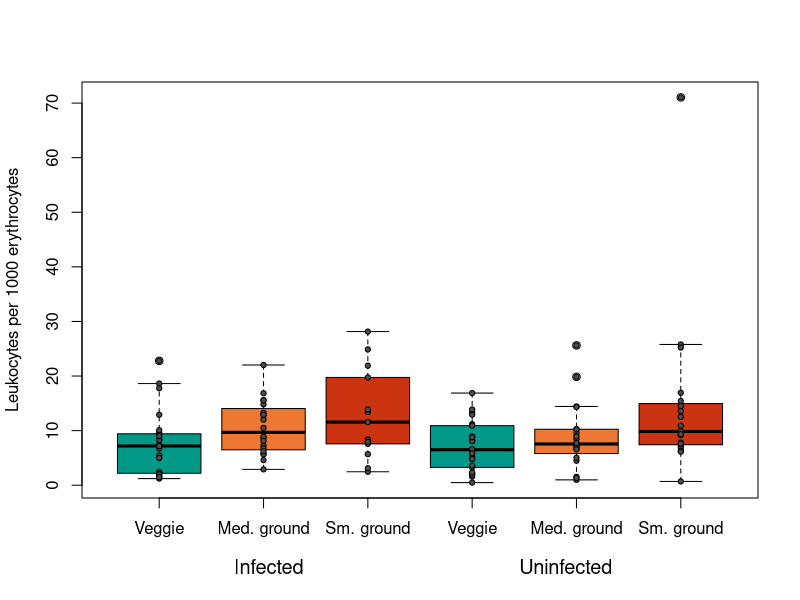
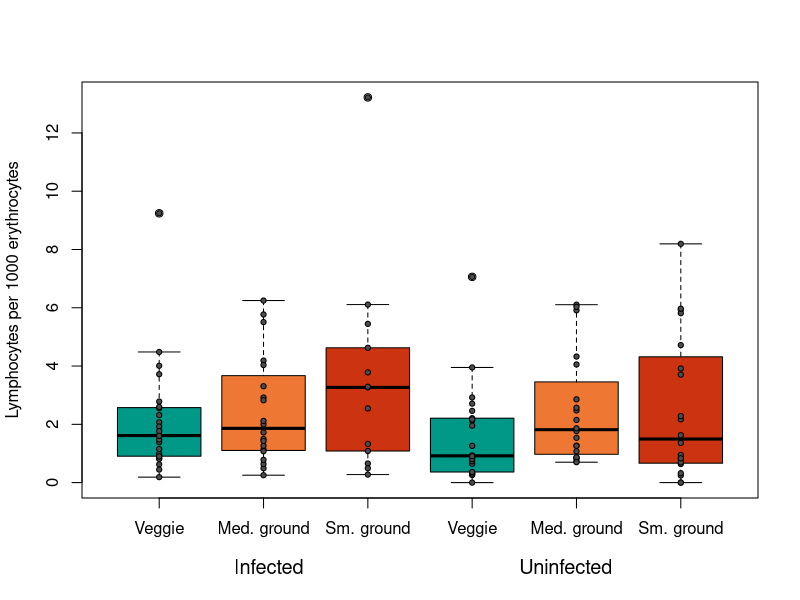
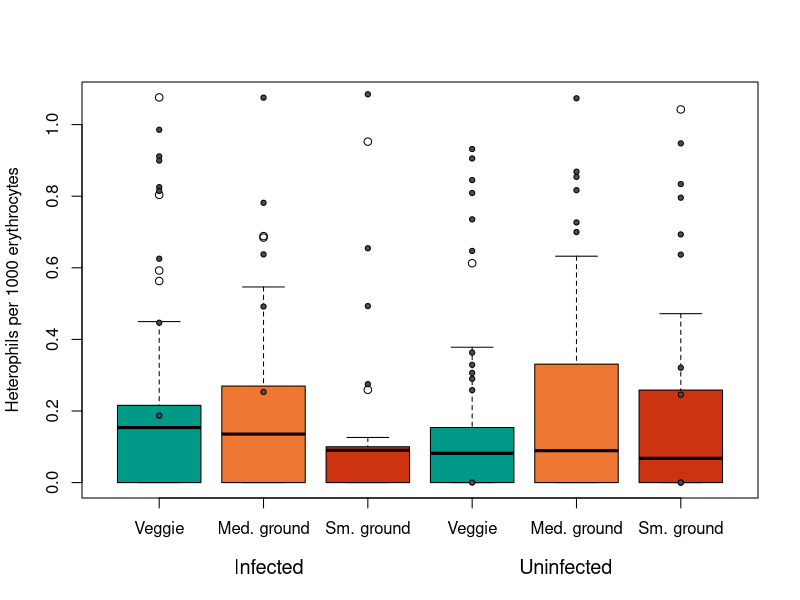
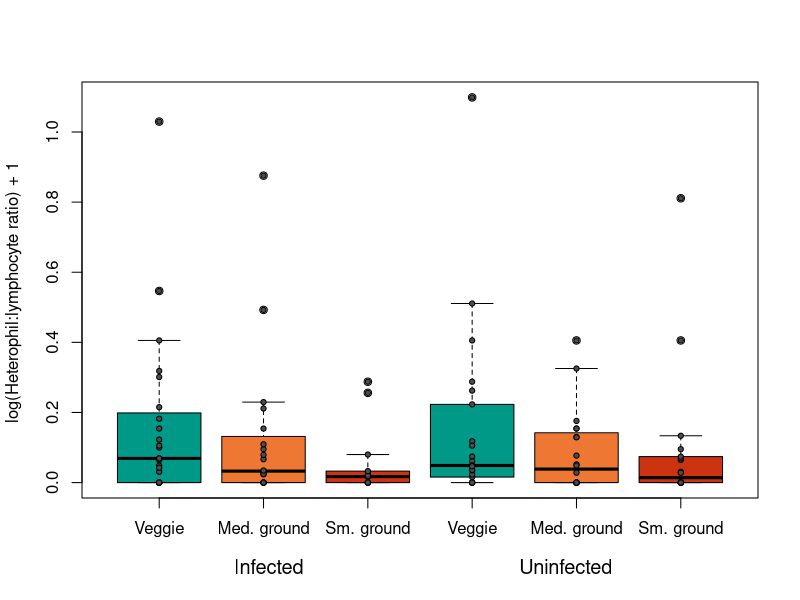
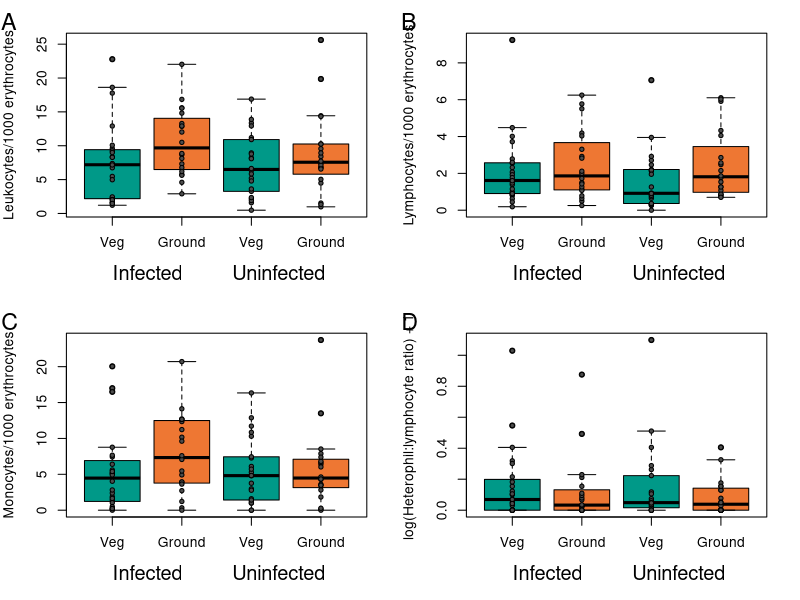

The R source for these figures, in order:
# Script to analyze slide microscopy data

library(MASS)
library(dplyr)



# Data --------------------------------------------------------------------


slides <- read.csv("input_data/leukocyte_results.csv") %>%
  filter(Read_unread == "read") %>% filter(pox != "R") %>%
  mutate(hl_ratio = heterophil/lymphocyte) %>%
  mutate(clade = case_when(species == "FOR" ~ "ground",
                           species == "FUL" ~ "ground",
                           species == "CRA" ~ "veggie"))
slides$hl_ratio[slides$hl_ratio == "Inf"] <- NA

# Summary stats
filter(slides, species != "FUL") %>% dplyr::select(total.leukocyte, total.erythrocytes) %>%
apply(2, median) # median counts of leukos and erythrocytes
  # filter(., total.leukocyte < 50) %>% pull(total.erythrocytes)

fivenum(slides$total.leukocyte)
table(slides$species, slides$pox)

# Just veggie and fortis --------------------------------------------------
# filter out fuliginosa
slides2 <- filter(slides, species != "FUL") %>% droplevels()
fivenum(slides2$total.leukocyte)



# Plots -------------------------------------------------------------------

colors <- c("#009988", "#EE7733")
pdf("output_plots/leukocytes.pdf")
par(mfrow=c(2,2), mar = c(5,4,2,2))
boxplot(leukocyte.per.1000.erythrocyte ~ species + pox, data=  slides2,
        ylab = "Leukocytes/1000 erythrocytes",
        names = rep(c("Veg", "Ground"), 2),
        xlab = "", col = rep(colors, 2))
mtext("Infected", side = 1, line = 3, adj = 0.2, cex = 1.2)
mtext("Uninfected", side = 1, line = 3, adj = 0.8, cex = 1.2)
stripchart(leukocyte.per.1000.erythrocyte ~ species + pox, data=  slides2,
           add = T, vertical = T, pch = 21, bg = "grey30", cex = 0.7)
mtext("A", side = 3, line =0, adj = - .23, cex = 1.4)

boxplot(lymphocyte.per.1000.erythrocyte ~ species + pox, data=  slides2,
        ylab = "Lymphocytes/1000 erythrocytes",
        names = rep(c("Veg", "Ground"), 2),
        xlab = "", col = rep(colors, 2))
mtext("Infected", side = 1, line = 3, adj = 0.2, cex = 1.2)
mtext("Uninfected", side = 1, line = 3, adj = 0.8, cex = 1.2)
stripchart(lymphocyte.per.1000.erythrocyte ~ species + pox, data=  slides2,
           add = T, vertical = T, pch = 21, bg = "grey30", cex = 0.7)
mtext("B", side = 3, line = 0, adj = - .23, cex = 1.4)

boxplot(monocyte.per.1000.erythrocyte ~ species + pox, data=  slides2,
        ylab = "Monocytes/1000 erythrocytes",
        names = rep(c("Veg", "Ground"), 2),
        xlab = "", col = rep(colors, 2))
mtext("Infected", side = 1, line = 3, adj = 0.2, cex = 1.2)
mtext("Uninfected", side = 1, line = 3, adj = 0.8, cex = 1.2)
stripchart(monocyte.per.1000.erythrocyte ~ species + pox, data=  slides2,
           add = T, vertical = T, pch = 21, bg = "grey30", cex = 0.7)
mtext("C", side = 3, line = 0, adj = - .23, cex = 1.4)

boxplot(log(hl_ratio+1) ~ species + pox, data=  slides2,
        ylab = "log(Heterophil:lymphocyte ratio) + 1 ",
        names = rep(c("Veg", "Ground"), 2),
        xlab = "", col = rep(colors, 2))
stripchart( log(hl_ratio+1) ~ species + pox, data=  slides2,
            add = T, vertical = T, pch = 21, bg = "grey30", cex = 0.7)
mtext("Infected", side = 1, line = 3, adj = 0.2, cex = 1.2)
mtext("Uninfected", side = 1, line = 3, adj = 0.8, cex = 1.2)
mtext("D", side = 3, line = 0, adj = - .23, cex = 1.4)

dev.off()

# Stats -------------------------------------------------------------------


summary(glm(leukocyte.per.1000.erythrocyte ~ species + pox, family = "quasipoisson", data=  slides2))
summary(glm(lymphocyte.per.1000.erythrocyte ~ species, family = "quasipoisson", data=  slides2))
summary(glm(monocyte.per.1000.erythrocyte ~ species + pox, family = "quasipoisson", data=  slides2))
summary(glm(hl_ratio ~ species + pox , family = "quasipoisson", data=  slides2))

# All species -------------------------------------------------------------


# All Leukos
colors <- c("#009988", "#EE7733", "#CC3311")
boxplot(leukocyte.per.1000.erythrocyte ~ species + pox, data=  slides,
        ylab = "Leukocytes per 1000 erythrocytes",
        names = rep(c("Veggie", "Med. ground", "Sm. ground"), 2),
        xlab = "", col = rep(colors, 2))
mtext("Infected", side = 1, line = 3, adj = 0.25, cex = 1.2)
mtext("Uninfected", side = 1, line = 3, adj = 0.75, cex = 1.2)
stripchart(leukocyte.per.1000.erythrocyte ~ species + pox, data=  slides,
           add = T, vertical = T, pch = 21, bg = "grey30", cex = 0.7)

summary(lm(leukocyte.per.1000.erythrocyte ~ species, data=  slides))

boxplot(lymphocyte.per.1000.erythrocyte ~ species + pox, data=  slides,
        ylab = "Lymphocytes per 1000 erythrocytes",
        names = rep(c("Veggie", "Med. ground", "Sm. ground"), 2),
        xlab = "", col = rep(colors, 2))
stripchart(lymphocyte.per.1000.erythrocyte ~ species + pox, data=  slides,
           add = T, vertical = T, pch = 21, bg = "grey30", cex = 0.7)
mtext("Infected", side = 1, line = 3, adj = 0.25, cex = 1.2)
mtext("Uninfected", side = 1, line = 3, adj = 0.75, cex = 1.2)

summary(lm(lymphocyte.per.1000.erythrocyte ~ clade * pox, data=  slides))


boxplot(heterophil.per.1000.erythrocyte ~ species + pox, data=  slides,
        ylab = "Heterophils per 1000 erythrocytes",
        names = rep(c("Veggie", "Med. ground", "Sm. ground"), 2),
        xlab = "", col = rep(colors, 2))
stripchart(lymphocyte.per.1000.erythrocyte ~ species + pox, data=  slides,
           add = T, vertical = T, pch = 21, bg = "grey30", cex = 0.7)
mtext("Infected", side = 1, line = 3, adj = 0.25, cex = 1.2)
mtext("Uninfected", side = 1, line = 3, adj = 0.75, cex = 1.2)

summary(lm(lymphocyte.per.1000.erythrocyte ~ species + pox, data=  slides))


boxplot(log(hl_ratio+1) ~ species + pox, data=  slides,
        ylab = "log(Heterophil:lymphocyte ratio) + 1 ",
        names = rep(c("Veggie", "Med. ground", "Sm. ground"), 2),
        xlab = "", col = rep(colors, 2))
stripchart( log(hl_ratio+1) ~ species + pox, data=  slides,
           add = T, vertical = T, pch = 21, bg = "grey30", cex = 0.7)
mtext("Infected", side = 1, line = 3, adj = 0.25, cex = 1.2)
mtext("Uninfected", side = 1, line = 3, adj = 0.75, cex = 1.2)

summary(lm(log(hl_ratio + 1) ~ species + pox + sex, data=  slides))
summary(glm.nb(hl_ratio+1 ~ species + pox , data=  slides))

